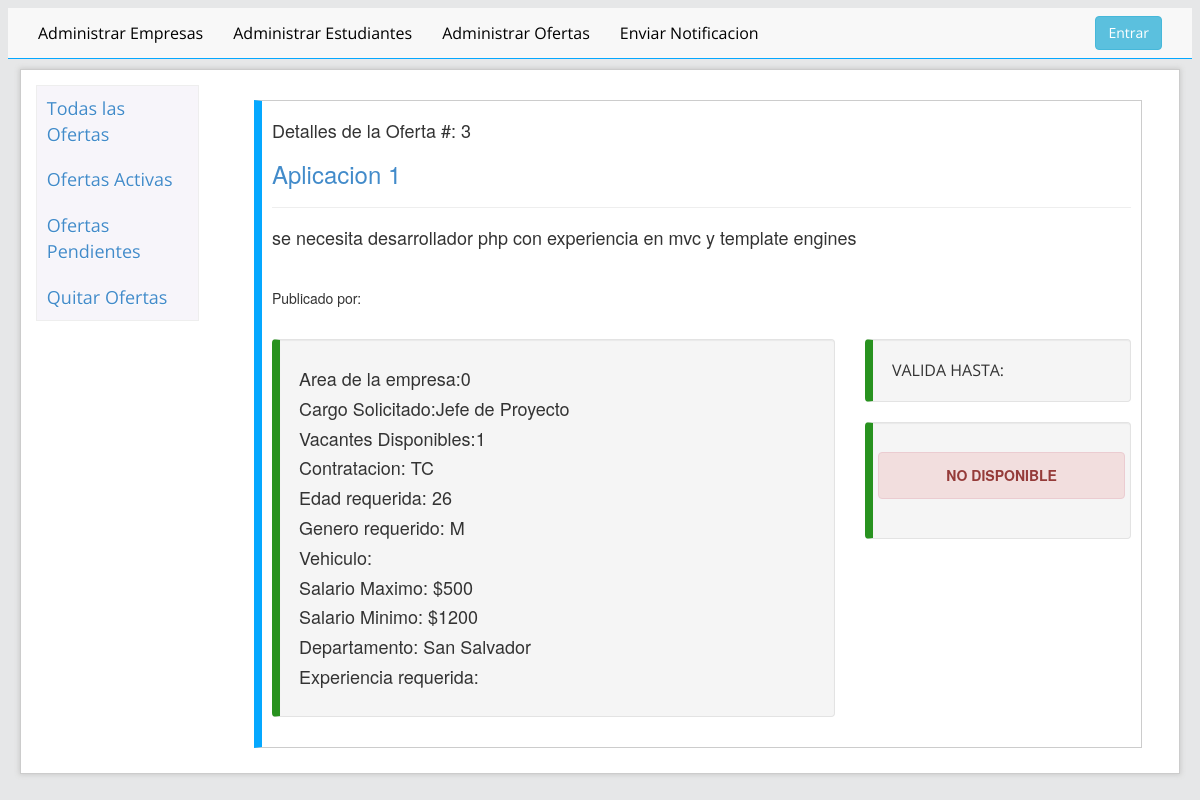
/admin/detallesOferta.php?id=3, run on an earlier commit of the app's database.
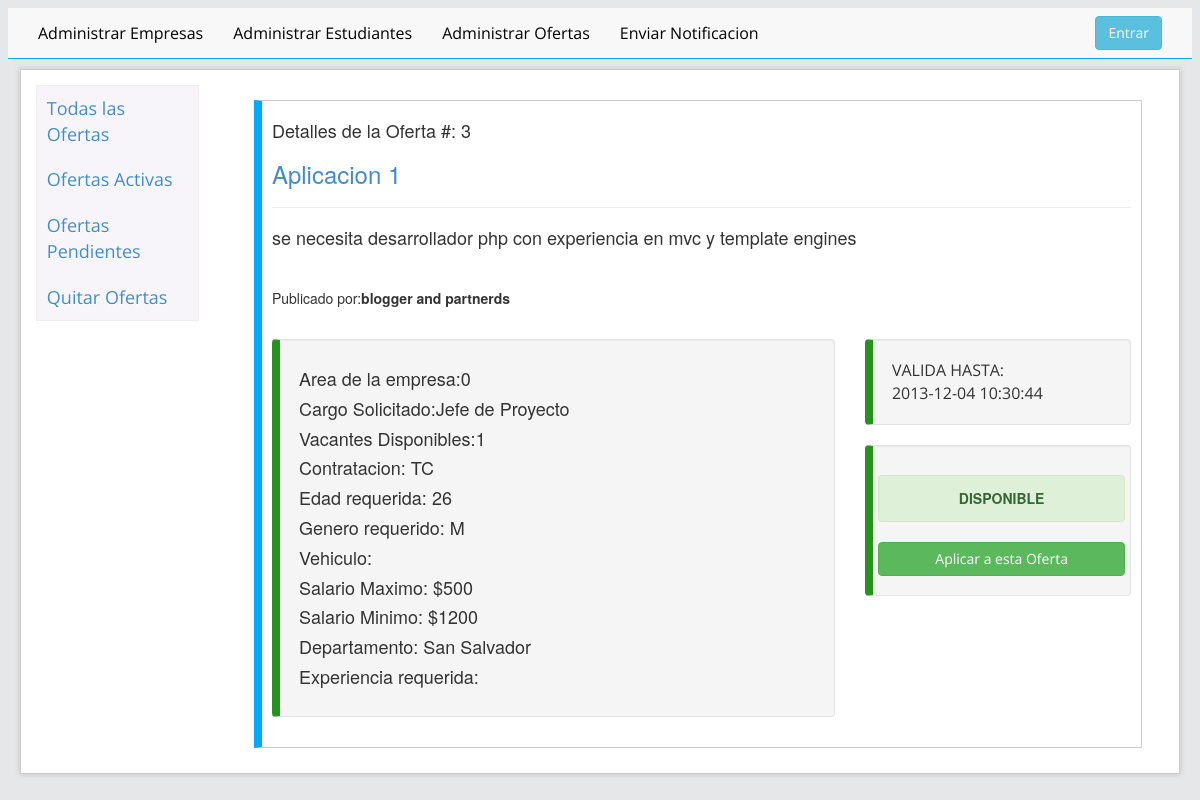
And on a later commit of the database.
### tables this page shows
CREATE TABLE `ofertas` (
  `cod_oferta` int(20) NOT NULL AUTO_INCREMENT,
  `cod_em` int(20) DEFAULT NULL,
  `titulo_of` varchar(120) DEFAULT NULL,
  `descripcion_of` varchar(250) DEFAULT NULL,
  `area_of` int(11) DEFAULT NULL,
  `cargo_of` varchar(20) DEFAULT NULL,
  `vacantes_of` int(11) DEFAULT NULL,
  `contratacion_of` varchar(20) DEFAULT NULL,
  `anoexp_ofetas` int(11) DEFAULT NULL,
  `edad` int(10) DEFAULT NULL,
  `genero_of` varchar(20) DEFAULT NULL,
  `vehiculo_ofetas` varchar(20) DEFAULT NULL,
  `salariomax_of` decimal(30,0) DEFAULT NULL,
  `salariomin_of` decimal(30,0) DEFAULT NULL,
  `departamento_of` varchar(20) DEFAULT NULL,
  `experiencia` varchar(20) DEFAULT NULL,
  `tituloen_of` varchar(20) DEFAULT NULL,
  `nivel_of` varchar(20) DEFAULT NULL,
  `disponible_of` int(1) DEFAULT '0',
  `aprovacion_of` int(1) DEFAULT '0',
  `fecha_of` datetime DEFAULT NULL,
  `fechaFin_of` datetime DEFAULT NULL,
  PRIMARY KEY (`cod_oferta`) USING BTREE,
  UNIQUE KEY `cod_oferta_UNIQUE` (`cod_oferta`)
);

CREATE TABLE `empresa` (
  `cod_em` int(11) NOT NULL AUTO_INCREMENT,
  `activa_em` varchar(1) DEFAULT NULL,
  `imagen_em` varchar(120) DEFAULT NULL,
  `nombre_em` varchar(120) DEFAULT NULL,
  `usuario_em` varchar(45) DEFAULT NULL,
  `password_em` varchar(20) DEFAULT NULL,
  `email_em` varchar(50) DEFAULT NULL,
  `telefono_em` varchar(12) DEFAULT NULL,
  `url_em` varchar(120) DEFAULT NULL,
  `descripcion_em` varchar(250) DEFAULT NULL,
  `actividad_em` varchar(50) DEFAULT NULL,
  `departamento_em` varchar(20) DEFAULT NULL,
  `direccion_em` varchar(250) DEFAULT NULL,
  PRIMARY KEY (`cod_em`) USING BTREE
);

### admin/detallesOferta.php (the view, shortened to what the changed rows need)
<!DOCTYPE html>
 <html class="no-js">
    <head>
        <link rel="stylesheet" href="../assets/css/contenido.css">
        <link rel="stylesheet" href="../assets/css/bootstrap.css">
    </head>
    <body>
        <div id="contenedor" class="container">
            <div class="row">
                <div class="col-md-10">
                    <div class="tab-content">
                        <div class="tab-pane active" id="plazas">
                            <?php
                            if (isset($_GET["id"])) {
                                $controlador = $_GET['id'];
                                $result = mysql_query("SELECT * FROM `ofertas` where cod_oferta=$controlador") or trigger_error(mysql_error());
                                while ($row = mysql_fetch_array($result)) {
                                    foreach ($row AS $key => $value) {
                                        $row[$key] = stripslashes($value);
                                    }
                                    $cod_em = $row['cod_em'];
                                    ?>
                                    <div class="oferta-contenedor">
                                        <h4>Detalles de la Oferta #: <?php echo nl2br($row['cod_oferta']) ?></h4>
                                        <h3 class="h3"><a><?php echo nl2br($row['titulo_of']) ?></a></h3>
                                        <hr>
                                        <h4><?php echo nl2br($row['descripcion_of']) ?></h4><br>
                                        <h5>
                                            <?php
                                            $result2 = mysql_query("SELECT nombre_em FROM `empresa` where cod_em=$cod_em") or trigger_error(mysql_error());
                                            while ($row2 = mysql_fetch_array($result2)) {
                                                $nombre_empresa = $row2['nombre_em'];
                                            }
                                            ?>Publicado por:<?php echo "<b>" . $nombre_empresa . "</b>" ?></h5>
                                        <h4><?php $fecha_ago = ($row['fecha_of']) ?></h4>
                                        <?php echo "<span id='timeagos' data-livestamp='$fecha_ago'></span><br>" ?>
                                        <div class="row">
                                            <div class="col-md-8">
                                                <div class="well">
                                                    <h4>Area de la empresa:<?php echo nl2br($row['area_of']) ?></h4>
                                                    <h4>Cargo Solicitado:<?php echo nl2br($row['cargo_of']) ?></h4>
                                                    <h4>Vacantes Disponibles:<?php echo nl2br($row['vacantes_of']) ?></h4>
                                                    <h4>Contratacion: <?php echo nl2br($row['contratacion_of']) ?></h4>
                                                    <h4>Edad requerida: <?php echo nl2br($row['edad']) ?></h4>
                                                    <h4>Genero requerido: <?php echo nl2br($row['genero_of']) ?></h4>
                                                    <h4>Vehiculo: <?php echo nl2br($row['vehiculo_ofetas']) ?></h4>
                                                    <h4>Salario Maximo: $<?php echo nl2br($row['salariomax_of']) ?></h4>
                                                    <h4>Salario Minimo: $<?php echo nl2br($row['salariomin_of']) ?></h4>
                                                    <h4>Departamento: <?php echo nl2br($row['departamento_of']) ?></h4>
                                                    <h4>Experiencia requerida: <?php echo nl2br($row['experiencia_of']) ?></h4>
                                                </div>
                                            </div>
                                            <div class="col-md-4">
                                                <div class="well">
                                                    VALIDA HASTA:<br><?php echo nl2br($row['fechaFin_of']) ?>
                                                </div>
                                                <div class="well" id="wellinfo">
                                                    <form method="POST" action="">
                                                        <?PHP
                                                        if ($row['disponible_of'] == 1) {
                                                            echo " <h5 class='disponible'><div class='alert alert-success'><a class='alert-link'>DISPONIBLE</a></div></h5>";
                                                            echo "<input type='submit' class='btn btn-block btn-success' name='Aplicar' value='Aplicar a esta Oferta'>";
                                                        } else {
                                                            echo " <h5 class='disponible'><div class='alert alert-danger'><a class='alert-link'> NO DISPONIBLE</a></div></h5>";
                                                        }
                                                        ?>
                                                    </form>
                                                </div>
                                            </div>
                                        </div>
                                    </div>
                                    <?php
                                }
                            }
                            ?>
                        </div>
                    </div>
                </div>
            </div>
        </div>
</body>
</html>

What changed in the data, as far as the page shows it:
changed ofertas "Aplicacion 1": cod_em.nombre_em (not shown) → "blogger and partnerds"; fechaFin_of (not shown) → "2013-12-04 10:30:44"; Aplicar (not shown) → "Aplicar a esta Oferta"; disponible_of "NO DISPONIBLE" → "DISPONIBLE"
